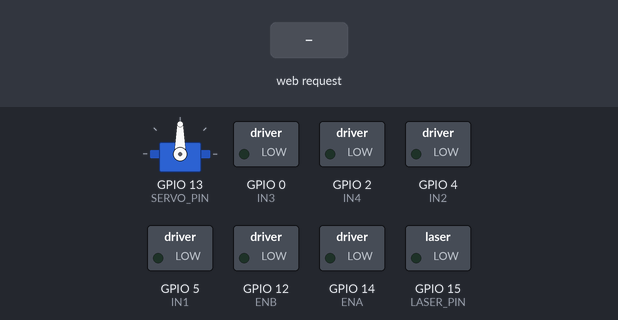
The sketch below on a simulated ESP8266 (NodeMCU). Parts: servo, switched loads named in the sketch (green lamp = pin HIGH). Inputs (shaded band) come from the test bench.

Above: at 1.2 s.
1.3 s: HTTP request GET /shoot received
At 1.7 s:
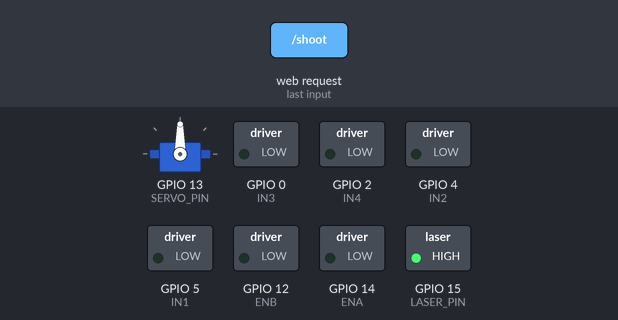
3.3 s: HTTP request GET /turret?val=120 received
At 3.7 s:
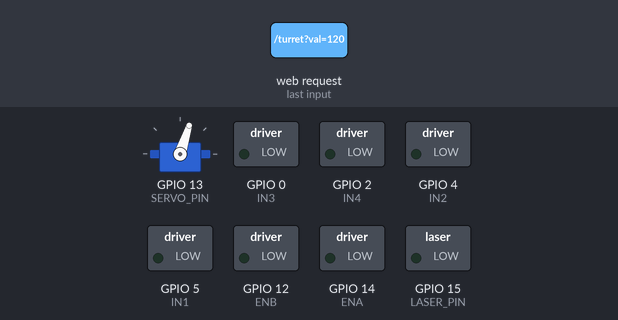
4.8 s: HTTP request GET /shoot?x=1 received
At 5.2 s:
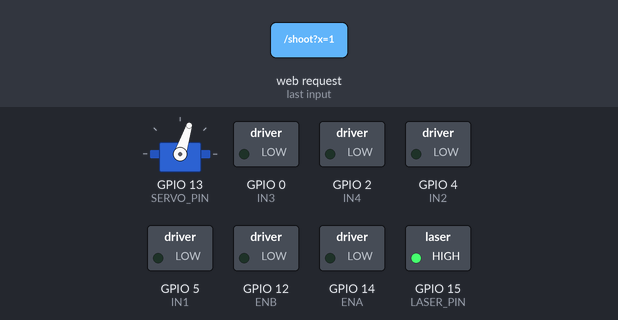
6.8 s: HTTP request GET /drive?x=1&y=1&val=1 received
At 7.6 s:
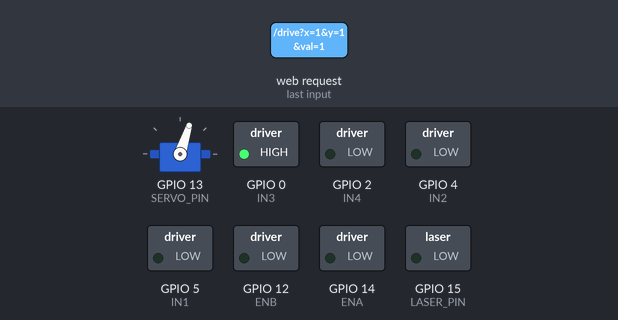
8.3 s: HTTP request GET /shoot?x=0 received
At 8.7 s:
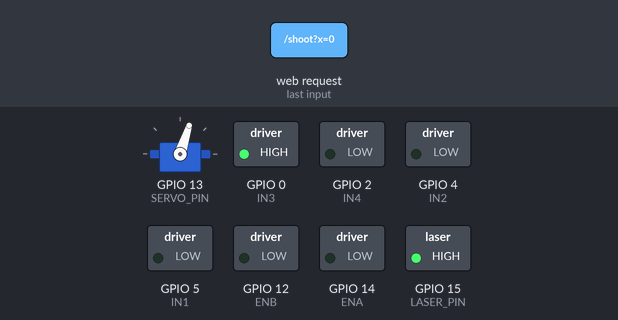
10.3 s: HTTP request GET /drive?x=120&y=120&val=120 received
At 11.5 s:
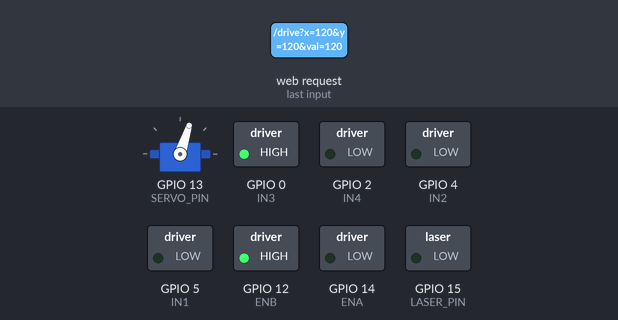
Timing chart, 0 to 12.8 s (numbered marks = the images above; inputs shaded):
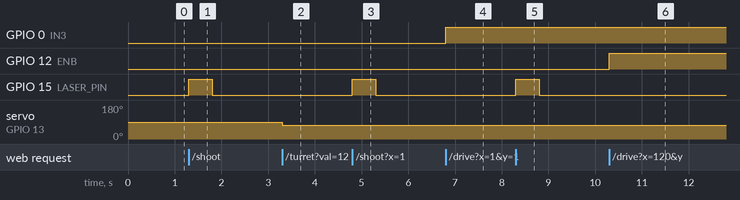

The sketch:

robot_tank_targeting_system.ino
```cpp
#include <ESP8266WiFi.h>
#include <ESP8266WebServer.h>
#include <Servo.h>

// --- 1. PIN DEFINITIONS ---
#define IN1 5   // D1
#define IN2 4   // D2
#define ENA 14  // D5
#define IN3 0   // D3
#define IN4 2   // D4
#define ENB 12  // D6

#define SERVO_PIN 13 // D7
#define LASER_PIN 15 // D8

// Ultrasonic sensor connected to serial pins (TX/RX)
#define TRIG_PIN 1   // TX
#define ECHO_PIN 3   // RX

// --- 2. NETWORK SETTINGS (OPEN ACCESS POINT) ---
const char* ssid = "Tanc";
// No password

ESP8266WebServer server(80);
Servo myServo;

// --- 3. GLOBAL VARIABLES ---
double servoPos = 90.0;
long duration;
int distance = 0;
unsigned long laserTimer = 0; // Timer for firing effect
bool isFiring = false;        // Firing state

// --- 4. WEB INTERFACE (HTML/CSS/JS) ---
const char PROGMEM htmlPage[] = R"=====(

<!DOCTYPE html>
<html>
<head>
  <meta name="viewport" content="width=device-width, initial-scale=1, user-scalable=no">
  <title>L.A.R.S. Control</title>
  <style>
    body { background-color: #121212; color: #eee; text-align: center; font-family: sans-serif; margin: 0; padding: 0; overflow: hidden; touch-action: none; }
    .container { display: flex; flex-direction: row; justify-content: space-between; align-items: center; height: 100vh; padding: 10px; box-sizing: border-box; }
    .joy-area { flex: 1; display: flex; justify-content: center; align-items: center; }
    .center-panel { flex: 0.6; display: flex; flex-direction: column; justify-content: center; align-items: center; gap: 20px; }
    canvas { background: #222; border-radius: 50%; box-shadow: 0 0 15px #000; border: 2px solid #444; }

    .btn-stop {
      width: 70px; height: 70px;
      background-color: #d32f2f; color: white;
      border: 3px solid #ff5252;
      border-radius: 50%;
      font-weight: bold;
      cursor: pointer;
      box-shadow: 0 5px 10px rgba(0,0,0,0.5);
    }

    .btn-shoot {
      width: 90px; height: 90px;
      background-color: #ff9800;
      color: white;
      border: 4px solid #fff;
      border-radius: 50%;
      font-size: 16px; font-weight: 900;
      box-shadow: 0 0 20px #ff9800;
      cursor: pointer;
      transition: all 0.2s;
    }

    .btn-shoot:active { transform: scale(0.9); background-color: #ffb74d; }

    .btn-shoot:disabled {
      background-color: #333;
      border-color: #555;
      box-shadow: none;
      color: #777;
      cursor: not-allowed;
      opacity: 0.8;
    }

    .radar-box { font-family: monospace; font-size: 18px; font-weight: bold; min-height: 60px; }
    #distVal { font-size: 26px; transition: color 0.3s; display:block; }
    #warnMsg {
      color: #ff1744;
      font-size: 14px;
      display: none;
      text-transform: uppercase;
      animation: blink 0.5s infinite;
      margin-top:5px;
    }

    @keyframes blink { 50% { opacity: 0; } }

    .label {
      position: absolute;
      bottom: 10px;
      color: #666;
      font-size: 10px;
      pointer-events: none;
    }
  </style>
</head>
<body>
  <div class="container">

    <div class="joy-area">
      <canvas id="joyDrive" width="200" height="200"></canvas>
      <div class="label">MOTORS</div>
    </div>

    <div class="center-panel">
      <div class="radar-box">
        RADAR<br>
        <span id="distVal">-- cm</span>
        <div id="warnMsg">TOO CLOSE!</div>
      </div>

      <button id="shootBtn" class="btn-shoot" onclick="fireLaser()">SHOOT</button>
      <button class="btn-stop" onclick="emergencyStop()">STOP</button>
    </div>

    <div class="joy-area">
      <canvas id="joyTurret" width="200" height="200"></canvas>
      <div class="label">TURRET</div>
    </div>

  </div>

  <script>
    class Joystick {
      constructor(canvasId, color, callback) {
        this.canvas = document.getElementById(canvasId);
        this.ctx = this.canvas.getContext('2d');
        this.width = this.canvas.width; this.height = this.canvas.height;
        this.centerX = this.width / 2; this.centerY = this.height / 2;
        this.radius = 35; this.baseRadius = 80;
        this.color = color; this.callback = callback;
        this.isDragging = false;
        this.draw(this.centerX, this.centerY);

        const events = ['touchstart', 'touchmove', 'touchend', 'mousedown', 'mousemove', 'mouseup'];
        events.forEach(evt => this.canvas.addEventListener(evt, (e) => this.handleEvent(e)));
      }

      draw(x, y) {
        this.ctx.clearRect(0, 0, this.width, this.height);
        this.ctx.beginPath(); this.ctx.arc(this.centerX, this.centerY, this.baseRadius, 0, Math.PI * 2);
        this.ctx.fillStyle = 'rgba(255, 255, 255, 0.05)'; this.ctx.fill(); this.ctx.stroke();
        this.ctx.beginPath(); this.ctx.arc(x, y, this.radius, 0, Math.PI * 2);
        this.ctx.fillStyle = this.color; this.ctx.fill(); this.ctx.stroke();
      }

      handleEvent(e) {
        if (e.type === 'touchstart' || e.type === 'mousedown') this.isDragging = true;
        if (e.type === 'touchend' || e.type === 'mouseup') {
          this.isDragging = false;
          this.draw(this.centerX, this.centerY);
          this.callback(0, 0);
          return;
        }

        if (!this.isDragging) return;

        e.preventDefault();

        let cx = e.touches ? e.touches[0].clientX : e.clientX;
        let cy = e.touches ? e.touches[0].clientY : e.clientY;
        let rect = this.canvas.getBoundingClientRect();

        let nx = this.centerX + Math.min(Math.sqrt(Math.pow((cx - rect.left) - this.centerX, 2) + Math.pow((cy - rect.top) - this.centerY, 2)), this.baseRadius) * Math.cos(Math.atan2((cy - rect.top) - this.centerY, (cx - rect.left) - this.centerX));
        let ny = this.centerY + Math.min(Math.sqrt(Math.pow((cx - rect.left) - this.centerX, 2) + Math.pow((cy - rect.top) - this.centerY, 2)), this.baseRadius) * Math.sin(Math.atan2((cy - rect.top) - this.centerY, (cx - rect.left) - this.centerX));

        this.draw(nx, ny);
        this.callback(
          Math.round((nx - this.centerX) / (this.baseRadius / 100)),
          Math.round(-(ny - this.centerY) / (this.baseRadius / 100))
        );
      }
    }

    var lastD = 0, lastT = 0;

    function sendD(x, y) {
      if (Date.now() - lastD < 100) return;
      lastD = Date.now();
      fetch("/drive?x=" + x + "&y=" + y);
    }

    function sendT(x, y) {
      if (Date.now() - lastT < 100) return;
      lastT = Date.now();
      fetch("/turret?val=" + x);
    }

    const joyD = new Joystick("joyDrive", "#2196F3", sendD);
    const joyT = new Joystick("joyTurret", "#FF9800", sendT);

    function emergencyStop() {
      joyD.isDragging = false;
      joyT.isDragging = false;
      joyD.draw(100, 100);
      joyT.draw(100, 100);
      fetch("/stop");
      navigator.vibrate(300);
    }

    function fireLaser() {
      var btn = document.getElementById("shootBtn");
      if (!btn.disabled) {
        fetch("/shoot");
        navigator.vibrate(50);
      }
    }

    setInterval(function() {
      var xhr = new XMLHttpRequest();
      xhr.onreadystatechange = function() {
        if (this.status == 200) {
          var cm = parseInt(this.responseText);
          var label = document.getElementById("distVal");
          var msg = document.getElementById("warnMsg");
          var btn = document.getElementById("shootBtn");

          label.innerText = cm + " cm";

          if (cm > 0 && cm < 20) {
            label.style.color = "#ff1744";
            msg.style.display = "block";
            btn.disabled = true;
            btn.innerText = "NO!";
          } else {
            label.style.color = "#00e676";
            msg.style.display = "none";
            btn.disabled = false;
            btn.innerText = "SHOOT";
          }
        }
      };
      xhr.open('GET', "/dist", true);
      xhr.send();
    }, 500);
  </script>
</body>
</html>

)=====";

// --- 5. HARDWARE FUNCTIONS ---

void controlMotor(int pin1, int pin2, int pinPWM, int val) {
  int pwmSpeed = map(abs(val), 0, 100, 0, 1023);
  if (pwmSpeed < 50) pwmSpeed = 0;

  analogWrite(pinPWM, pwmSpeed);

  if (val > 0) {
    digitalWrite(pin1, HIGH);
    digitalWrite(pin2, LOW);
  } else if (val < 0) {
    digitalWrite(pin1, LOW);
    digitalWrite(pin2, HIGH);
  } else {
    digitalWrite(pin1, LOW);
    digitalWrite(pin2, LOW);
  }
}

void handleDrive() {
  if (server.hasArg("x") && server.hasArg("y")) {
    int x = -server.arg("x").toInt(); // Inverted controls fix
    int y = server.arg("y").toInt();

    controlMotor(IN1, IN2, ENA, constrain(y + x, -100, 100));
    controlMotor(IN3, IN4, ENB, constrain(y - x, -100, 100));
  }

  server.send(200, "text/plain", "OK");
}

void handleTurret() {
  if (server.hasArg("val")) {
    int val = -server.arg("val").toInt(); // Inverted turret fix
    double step = val * 0.15; // Fine movement speed

    servoPos += step;
    servoPos = constrain(servoPos, 0, 180);
    myServo.write((int)servoPos);
  }

  server.send(200, "text/plain", "OK");
}

void handleShoot() {
  // Double-check safety on the server side
  if (distance > 20 || distance == 0) {
    isFiring = true;
    laserTimer = millis();
    digitalWrite(LASER_PIN, HIGH);
    server.send(200, "text/plain", "BANG");
  } else {
    server.send(200, "text/plain", "BLOCKED");
  }
}

void handleStop() {
  digitalWrite(IN1, LOW); digitalWrite(IN2, LOW); analogWrite(ENA, 0);
  digitalWrite(IN3, LOW); digitalWrite(IN4, LOW); analogWrite(ENB, 0);
  server.send(200, "text/plain", "STOPPED");
}

void handleDist() {
  digitalWrite(TRIG_PIN, LOW); delayMicroseconds(2);
  digitalWrite(TRIG_PIN, HIGH); delayMicroseconds(10);
  digitalWrite(TRIG_PIN, LOW);

  duration = pulseIn(ECHO_PIN, HIGH, 25000);
  distance = (duration == 0) ? 0 : (duration * 0.034 / 2);

  server.send(200, "text/plain", String(distance));
}

void setup() {
  pinMode(IN1, OUTPUT); pinMode(IN2, OUTPUT); pinMode(ENA, OUTPUT);
  pinMode(IN3, OUTPUT); pinMode(IN4, OUTPUT); pinMode(ENB, OUTPUT);

  myServo.attach(SERVO_PIN);
  myServo.write(90);

  pinMode(LASER_PIN, OUTPUT);
  digitalWrite(LASER_PIN, LOW);

  pinMode(TRIG_PIN, OUTPUT);
  pinMode(ECHO_PIN, INPUT);

  WiFi.softAP(ssid);

  server.on("/", []() { server.send(200, "text/html", htmlPage); });
  server.on("/drive", handleDrive);
  server.on("/turret", handleTurret);
  server.on("/shoot", handleShoot);
  server.on("/stop", handleStop);
  server.on("/dist", handleDist);

  server.begin();
}

void loop() {
  server.handleClient();

  if (isFiring) {
    if (millis() - laserTimer > 500) {
      digitalWrite(LASER_PIN, LOW);
      isFiring = false;
    }
  }
}
```

Measured:
- after the input at 1.3 s, GPIO 15 (LASER_PIN): LOW → HIGH at once, → LOW 0.50 s later
- after the input at 3.3 s, servo on GPIO 13 (SERVO_PIN): 90° → 72° at once
- after the input at 4.8 s, GPIO 15 (LASER_PIN): LOW → HIGH at once, → LOW 0.50 s later
- after the input at 6.8 s, GPIO 0 (IN3): LOW → HIGH at once
- after the input at 8.3 s, GPIO 15 (LASER_PIN): LOW → HIGH at once, → LOW 0.50 s later
- after the input at 10.3 s, GPIO 12 (ENB): LOW → HIGH at once
